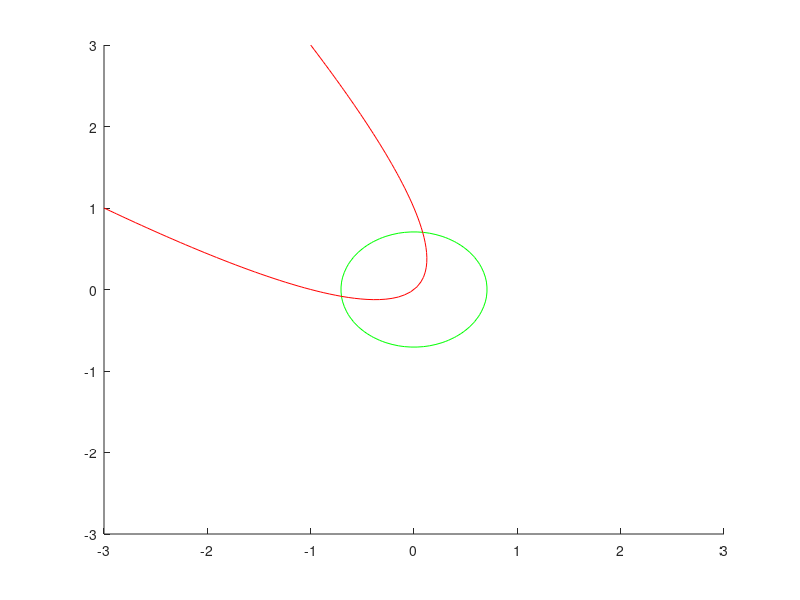

The MATLAB source for this figure: (Note: this script raises an error after producing the figure.)
%%  part a.)
    % Plot contours
    hold on;

    x= linspace(-3,3);
    y= linspace(-3,3);
    
    [X,Y]= meshgrid(x,y);
    Z=2.*X.^2.+2.*Y.^2-1;
    V=[0,0];
    contour(X,Y,Z,V,'g');

    Z=X.^2+Y.^2+2.*X.*Y+X-Y;
    V=[0,0];
    contour(X,Y,Z,V,'r');

    
%%  part b.) 
    syms x y;
    Q = [2 0 (2*x^2-1) 0; 0 2 0 (2*x^2-1); 1 (2*x-1) (x^2+x) 0; 0 1 (2*x-1) (x^2+x)];
    x = solve('16*x^4 - 16*x^3 + 12*x - 1','x');
    y1 = solve('2*(0.0840587)^2+2*y^2-1','y'); %for root x(1)
    y2 = solve('2*(-0.7020927)^2+2*y^2-1','y'); %for root x(2)
    
    f1 = inline('2*x^2+2*y^2-1','x','y');
    f2 = inline('x^2 + y^2 + 2*x*y + x - y', 'x', 'y');
    
    f1(x(2),y2(2));
    
%%  part c.)
    % Plot Roots
    plot(0.084,0.702,'bo');
    plot(0.084,-0.702,'bo');
    plot(-0.702,0.084,'bo');
    plot(-0.702,-0.084,'bo');
    